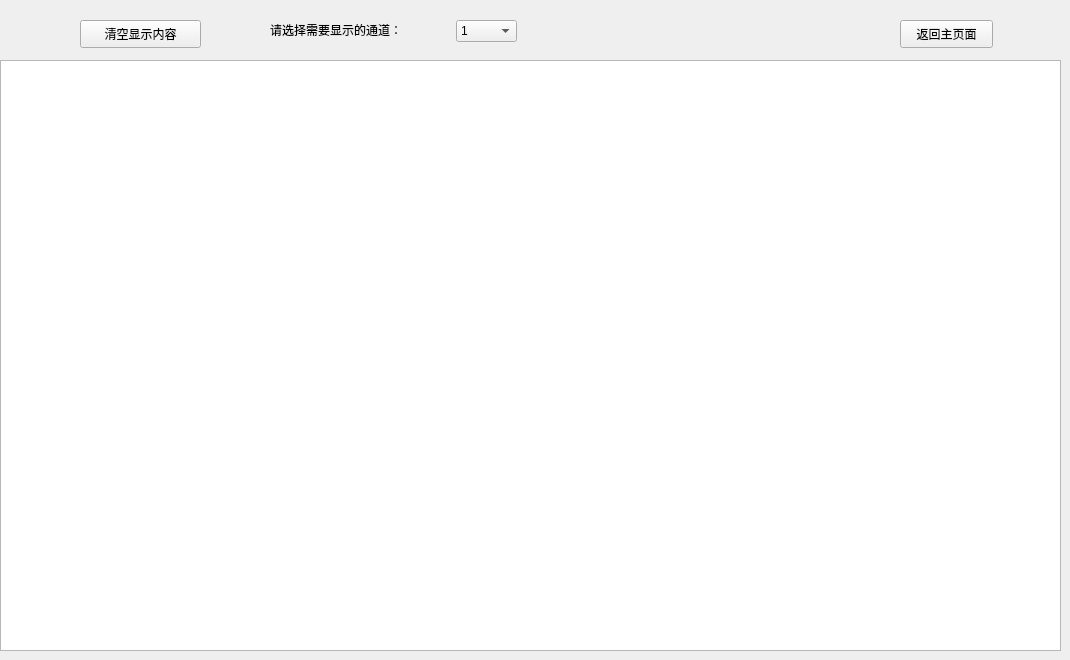
   <widget class="QWidget" name="page_4">
    <widget class="QTextBrowser" name="textBrowser_ping_info">
     <property name="geometry">
      <rect>
       <x>0</x>
       <y>60</y>
       <width>1061</width>
       <height>591</height>
      </rect>
     </property>
    </widget>
    <widget class="QPushButton" name="pushButton_p4_to_p1">
     <property name="geometry">
      <rect>
       <x>900</x>
       <y>20</y>
       <width>93</width>
       <height>28</height>
      </rect>
     </property>
     <property name="text">
      <string>返回主页面</string>
     </property>
    </widget>
    <widget class="QPushButton" name="pushButton_p4_to_p1_2">
     <property name="geometry">
      <rect>
       <x>80</x>
       <y>20</y>
       <width>121</width>
       <height>28</height>
      </rect>
     </property>
     <property name="text">
      <string>清空显示内容</string>
     </property>
    </widget>
    <widget class="QComboBox" name="comboBox_which_ch">
     <property name="geometry">
      <rect>
       <x>456</x>
       <y>20</y>
       <width>61</width>
       <height>22</height>
      </rect>
     </property>
     <item>
      <property name="text">
       <string>1</string>
      </property>
     </item>
     <item>
      <property name="text">
       <string>2</string>
      </property>
     </item>
     <item>
      <property name="text">
       <string>3</string>
      </property>
     </item>
     <item>
      <property name="text">
       <string>4</string>
      </property>
     </item>
     <item>
      <property name="text">
       <string>5</string>
      </property>
     </item>
     <item>
      <property name="text">
       <string>6</string>
      </property>
     </item>
     <item>
      <property name="text">
       <string>7</string>
      </property>
     </item>
     <item>
      <property name="text">
       <string>8</string>
      </property>
     </item>
     <item>
      <property name="text">
       <string>9</string>
      </property>
     </item>
     <item>
      <property name="text">
       <string>10</string>
      </property>
     </item>
     <item>
      <property name="text">
       <string>11</string>
      </property>
     </item>
     <item>
      <property name="text">
       <string>12</string>
      </property>
     </item>
     <item>
      <property name="text">
       <string>13</string>
      </property>
     </item>
     <item>
      <property name="text">
       <string>14</string>
      </property>
     </item>
     <item>
      <property name="text">
       <string>15</string>
      </property>
     </item>
     <item>
      <property name="text">
       <string>16</string>
      </property>
     </item>
     <item>
      <property name="text">
       <string>17</string>
      </property>
     </item>
     <item>
      <property name="text">
       <string>18</string>
      </property>
     </item>
     <item>
      <property name="text">
       <string>19</string>
      </property>
     </item>
     <item>
      <property name="text">
       <string>20</string>
      </property>
     </item>
    </widget>
    <widget class="QLabel" name="label_116">
     <property name="geometry">
      <rect>
       <x>270</x>
       <y>20</y>
       <width>171</width>
       <height>20</height>
      </rect>
     </property>
     <property name="text">
      <string>请选择需要显示的通道：</string>
     </property>
    </widget>
   </widget>
